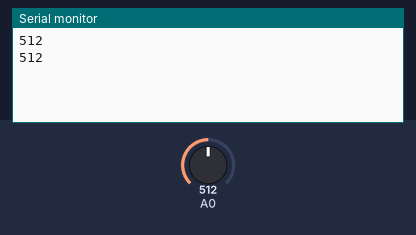
This sketch was run on a simulated Arduino Uno, built with avr-gcc and run on an emulated ATmega328P. Parts: the last lines printed to the serial monitor. The test bench sets the inputs (shaded band); at power-on: A0 = 512.

Above: at 1.8 s.
1.9 s: A0 set to 716
At 2.8 s:
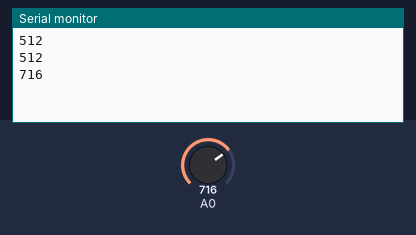
3.4 s: A0 set to 900
At 4.8 s:
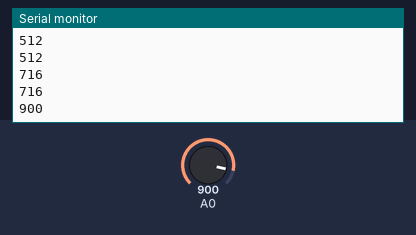
Timing chart, 0 to 6.4 s (numbered marks = the images above; inputs shaded):
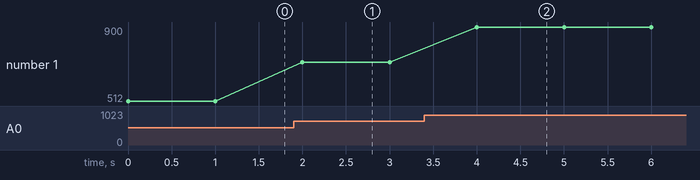

Measured:
- after the input at 1.9 s, the serial monitor: prints a new line after 0.10 s (image 1)
- after the input at 3.4 s, the serial monitor: prints a new line after 0.60 s (image 2)
- plotted number 1: 512 → 716 after the input at 1.9 s, 716 → 900 after the input at 3.4 s

The sketch:

Temperature_LM35.ino
```cpp
long valor=0;

void setup() {
  // put your setup code here, to run once:
    Serial.begin(115200);
    analogReference(INTERNAL);
}

void loop() {
  // put your main code here, to run repeatedly:
 valor = analogRead(A0);

  //Imprimimos por el monitor serie
  Serial.println(valor);
  delay(1000);
}
```
